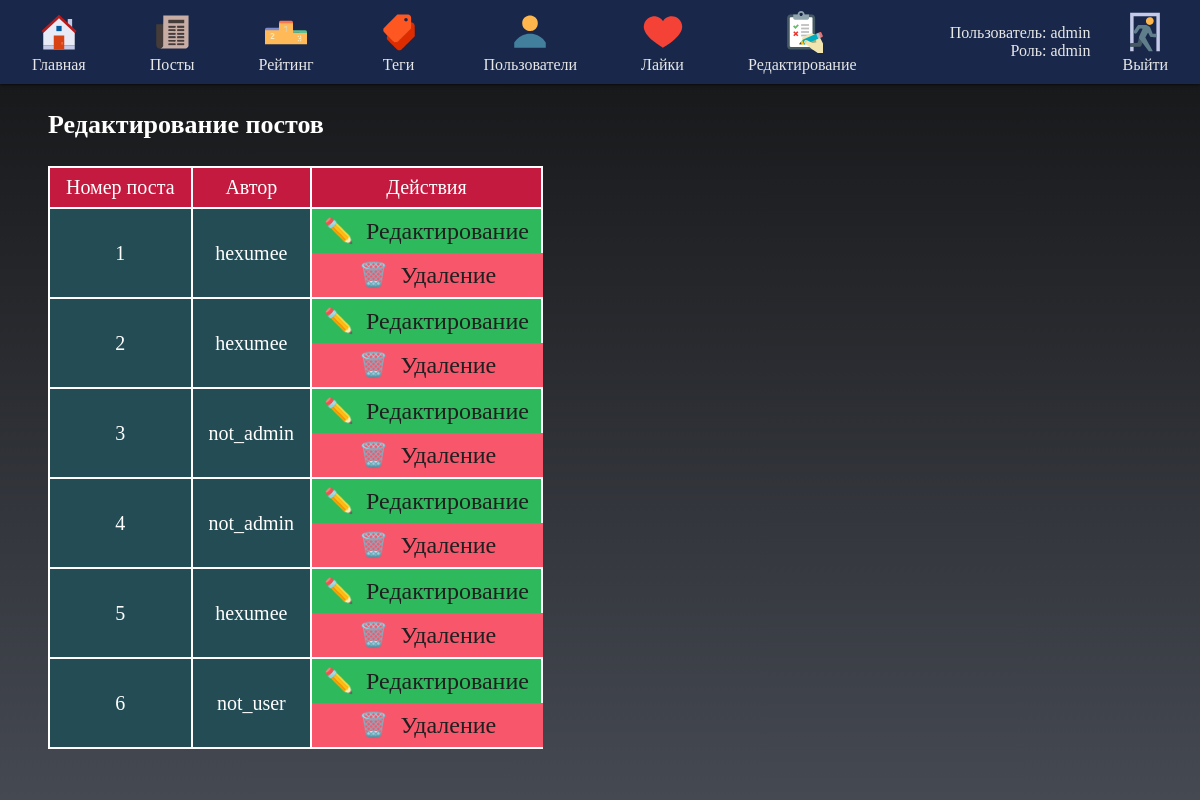
/post_admin/ (signed in), run on the app's committed database.
### lab7_django/models.py (models this page shows, shortened)
class Post(Model):
    pid = AutoField(verbose_name="Идентификатор поста", primary_key=True)
    nickname = TextField(verbose_name="Никнейм")
    header = TextField(verbose_name="Заголовок")
    text = TextField(verbose_name="Текст")
    likes_cnt = IntegerField(verbose_name="Количество лайков", default=0)
    class Meta:
        verbose_name = "Пост"
        verbose_name_plural = "Посты"

### lab7_django/views.py (the view)
# urls.py: path("post_admin/", views.post_admin, name="post_admin"),
def post_admin(request):
    if get_role(request.user) not in ("admin", "author"):
        return render(request, "main/index.html", {"role": get_role(request.user)})
    if get_role(request.user) in ("admin"):
        posts = Post.objects.all()
        return render(request, "main/post_admin.html", {"role": get_role(request.user), "result": posts})
    if get_role(request.user) in ("author"):
        posts = Post.objects.filter(nickname=request.user)
        return render(request, "tags/tags.html", {"role": get_role(request.user), "result": posts})

### lab7_django/views.py (called while the page is built)
def get_role(user):
    role = "None"
    if user.is_authenticated:
        if user.groups.filter(name='admin').exists() or user.is_superuser:
            role = "admin"
        elif user.groups.filter(name='author').exists():
            role = "author"
        elif user.groups.filter(name='reader').exists():
            role = "reader"
    return role

### lab7_django/templates/main/post_admin.html (shortened to what this page needs)
{% load static %}
<html>
    <head>
        <link href="{% static 'css/main.css' %}" rel="stylesheet">
        <link href="{% static 'css/post_admin.css' %}" rel="stylesheet">
        <link href="{% static 'css/header.css' %}" rel="stylesheet">
    </head>
    <body>
        {% include 'main/header.html' %}
        <container>
            <div>
                <h3>Редактирование постов</h3>
                <table>
                    <tr>
                        <td class="heading">
                            Номер поста
                        </td>
                        <td class="heading">
                            Автор
                        </td>
                        <td class="heading">
                            Действия
                        </td>
                    </tr>
                    {% for item in result %}
                        <tr>
                            <td class="content">
                                {{ item.pid }}
                            </td>
                            <td class="content">
                                {{ item.nickname }}
                            </td>
                            <td id="actions_holder">
                                <div class="actions">
                                    <a id="edit" href="{% url 'post_update' item.pid %}">✏️ &nbsp;Редактирование</a>
                                    <a id="remove" href="{% url 'post_delete' item.pid %}">🗑️ &nbsp;Удаление</a>
                                </div>
                            </td>
                        </tr>
                    {% endfor %}
                </table>
            </div>
        </container>
    </body>
</html>

### lab7_django/templates/main/header.html (shortened to what this page needs)
{% load static %}
<header>
    <navbar>
        <a href="{% url 'index' %}">
            <div id="goHome">
                <img id="homePic" src="{% static 'images/icons/menu/home.svg' %}" alt="Домой">
                <label>Главная</label>
            </div>
        </a>
        <a href="{% url 'posts' %}">
            <div id="goPosts">
                <img id="postsPic" src="{% static 'images/icons/menu/posts.svg' %}" alt="Посты">
                <label>Посты</label>
            </div>
        </a>
        {% if role == "admin" %}
        <a href="{% url 'rating' %}">
            <div id="goRating">
                <img id="ratingPic" src="{% static 'images/icons/menu/leaderboard.svg' %}" alt="Рейтинг">
                <label>Рейтинг</label>
            </div>
        </a>
        {% endif %}
        {% if role == "admin" or role == "author" %}
        <a href="{% url 'tags' %}">
            <div id="goPostTags">
                <img id="postTagsPic" src="{% static 'images/icons/menu/tags.svg' %}" alt="Теги">
                <label>Теги</label>
            </div>
        </a>
        {% endif %}
        {% if role == "admin" %}
        <a href="{% url 'users' %}">
            <div id="goUsers">
                <img id="usersPic" src="{% static 'images/icons/menu/users.svg' %}" alt="Пользователи">
                <label>Пользователи</label>
            </div>
        </a>
        <a href="{% url 'likes' %}">
            <div id="goLikes">
                <img id="likesPic" src="{% static 'images/icons/menu/liked.svg' %}" alt="Лайки">
                <label>Лайки</label>
            </div>
        </a>
        <a href="{% url 'post_admin' %}">
            <div id="goPostAdmin">
                <img id="postAdminPic" src="{% static 'images/icons/menu/done.svg' %}" alt="ПостоАдминка">
                <label>Редактирование</label>
            </div>
        </a>
        {% endif %}
        {% if user.is_authenticated %}
        <div id="info_logout">
            <div style="display: flex; flex-direction: column; align-items: flex-end; margin-right: 32px;">
                <label>Пользователь: {{user}}</label>
                <label>Роль: {{role}}</label>
            </div>
            <a href="{% url 'logout' %}?next=/">
                <div id="goLogout">
                    <img id="logoutPic" src="{% static 'images/icons/menu/exit.svg' %}" alt="ПостоАдминка">
                    <label>Выйти</label>
                </div>
            </a>
        </div>
        {% endif %}
    </navbar>
</header>

### static/css/main.css (style rules this page uses)
container { width: 100%; display: block; position: absolute; height: auto; bottom: 0; top: 84px; left: 0; right: 0; background: linear-gradient(to top, #454952, #18191b); }
container h3 { color: white; font-family: "Nunito", serif; font-size: 26px; }
container div { padding-left: 48px; }
table { color: white; border: 2px solid white; border-collapse: collapse; }
table td { text-align: center; font-size: 20px; font-family: "Nunito", serif; border: 2px solid white; padding: 8px 16px; }
table .heading { background-color: #c41a3f; }
table .content { background-color: #234c55; }

### static/css/post_admin.css (style rules this page uses)
container { overflow: auto; padding-bottom: 32px; }
.actions { display: flex; flex-direction: column; padding: 0; align-items: start; }
#actions_holder { padding: 0; }
.actions a { border: 0; cursor: pointer; font-size: 24px; padding: 8px 12px; text-decoration: none; color: #1f1f1f; }
.actions #edit { background-color: #2db95c; }
.actions #remove { background-color: #f7566b; width: 90.3%; }

### static/css/header.css (style rules this page uses)
body { margin: 0; }
header { width: 100%; height: 84px; background: #19284a; display: flex; align-items: center; position: absolute; top: 0; z-index: 2; box-shadow: 0 0 4px; }
navbar { display: flex; margin-left: 32px; }
navbar a { text-decoration: none; outline: none; }
navbar label { font-size: 16px; color: #e7e7e7; font-family: "Nunito", serif; cursor: pointer; }
navbar a+a { margin-left: 64px; }
navbar div img+label { margin-top: 3px; }
navbar div { display: flex; flex-direction: column; align-items: center; }
navbar img { width: 42px; height: 42px; }
#log_reg, #info_logout { display: flex; flex-direction: row; position: absolute; right: 32px; }

### data on the page
Post: pid "1", nickname "hexumee"
Post: pid "2", nickname "hexumee"
Post: pid "3", nickname "not_admin"
Post: pid "4", nickname "not_admin"
Post: pid "5", nickname "hexumee"
Post: pid "6", nickname "not_user"

### other printed values
{{ user }} "admin"
{{ role }} "admin"
